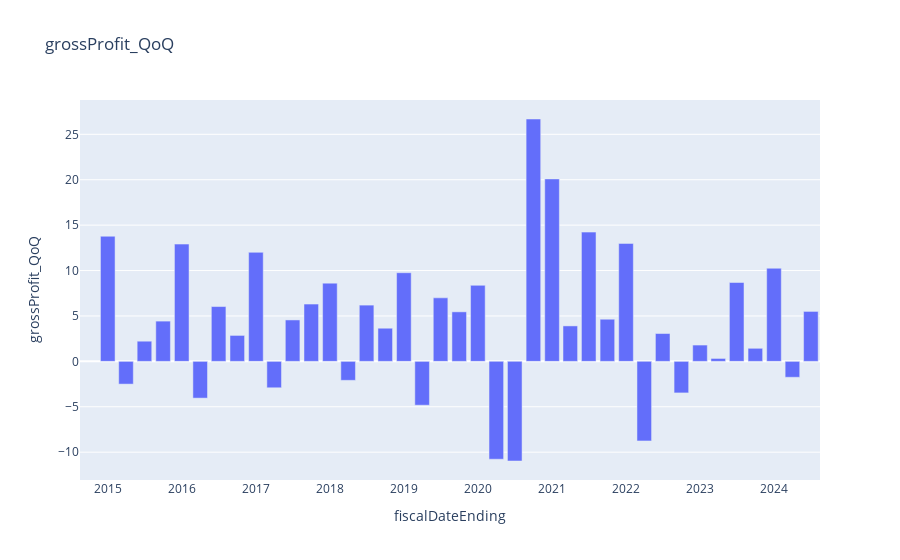
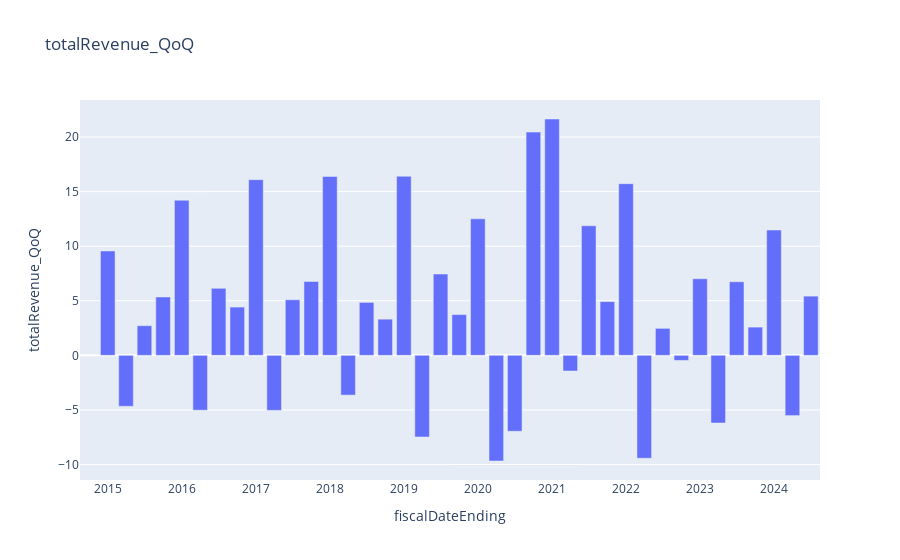
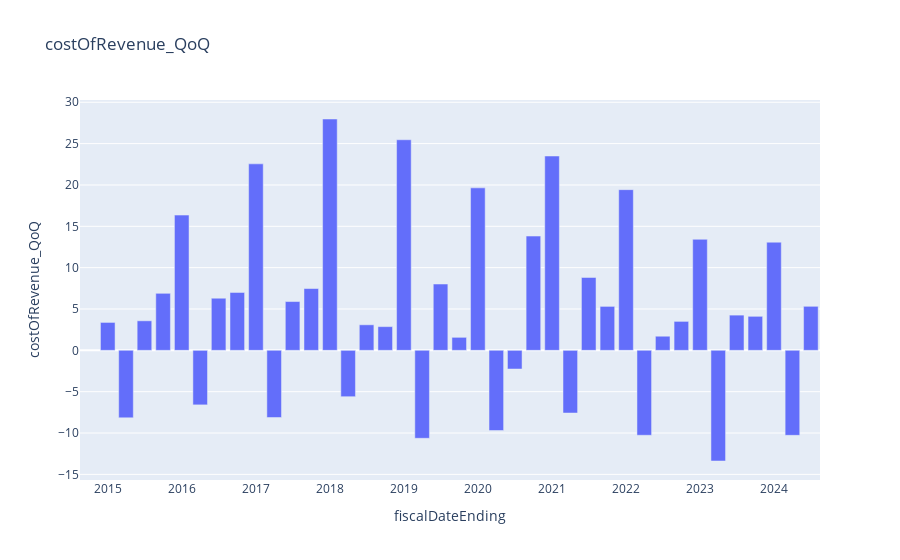
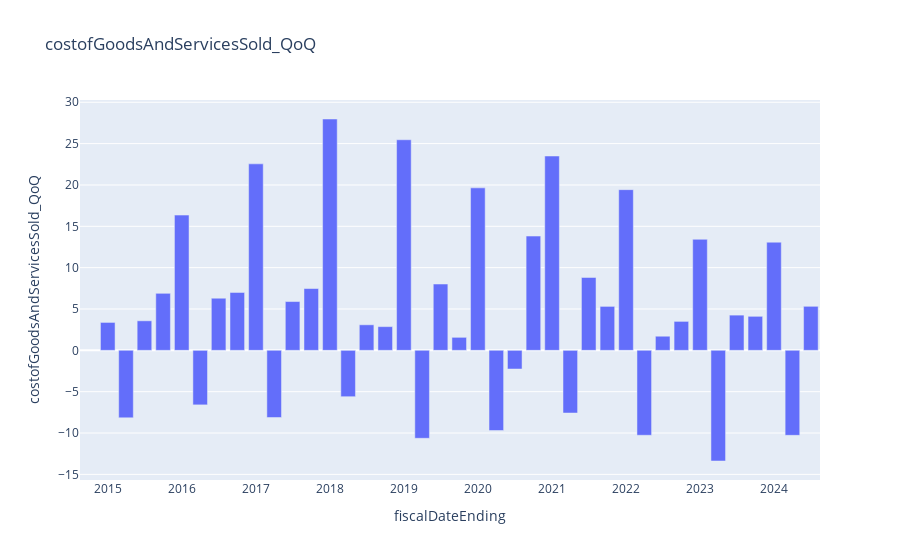

Here is the notebook cell these charts were saved with, in order:
### Code cell
# List of columns to plot
# columns_to_plot = qtr_income_df.columns[1:]  # Exclude the 'fiscalDateEnding' column

# Create bar charts for each column
for column in qtr_income_QoQ_metric_cols:
    fig = px.bar(qtr_income_df, x='fiscalDateEnding', y=column, title=column)
    fig.show()

### Figure 1 — Plotly figure (JSON) as saved in the notebook; plotly's stock layout.template omitted (floating-point values rounded to 4 significant figures)
{"data": [{"alignmentgroup": "True", "hovertemplate": "fiscalDateEnding=%{x}<br>grossProfit_QoQ=%{y}<extra></extra>", "legendgroup": "", "marker": {"color": "#636efa", "pattern": {"shape": ""}}, "name": "", "offsetgroup": "", "orientation": "v", "showlegend": false, "textposition": "auto", "type": "bar", "x": ["2014-09-30", "2014-12-31", "2015-03-31", "2015-06-30", "2015-09-30", "2015-12-31", "2016-03-31", "2016-06-30", "2016-09-30", "2016-12-31", "2017-03-31", "2017-06-30", "2017-09-30", "2017-12-31", "2018-03-31", "2018-06-30", "2018-09-30", "2018-12-31", "2019-03-31", "2019-06-30", "2019-09-30", "2019-12-31", "2020-03-31", "2020-06-30", "2020-09-30", "2020-12-31", "2021-03-31", "2021-06-30", "2021-09-30", "2021-12-31", "2022-03-31", "2022-06-30", "2022-09-30", "2022-12-31", "2023-03-31", "2023-06-30", "2023-09-30", "2023-12-31", "2024-03-31", "2024-06-30"], "xaxis": "x", "y": [null, 13.78, -2.504, 2.22, 4.433, 12.91, -4.048, 6.035, 2.857, 12.01, -2.909, 4.56, 6.312, 8.614, -2.088, 6.194, 3.649, 9.759, -4.827, 6.996, 5.453, 8.371, -10.77, -10.97, 26.69, 20.09, 3.905, 14.23, 4.639, 12.99, -8.759, 3.066, -3.474, 1.796, 0.3209, 8.684, 1.439, 10.25, -1.752, 5.499], "yaxis": "y"}], "layout": {"barmode": "relative", "legend": {"tracegroupgap": 0}, "title": {"text": "grossProfit_QoQ"}, "xaxis": {"anchor": "y", "domain": [0, 1], "title": {"text": "fiscalDateEnding"}}, "yaxis": {"anchor": "x", "domain": [0, 1], "title": {"text": "grossProfit_QoQ"}}}}

### Figure 2 — Plotly figure (JSON) as saved in the notebook; plotly's stock layout.template omitted (floating-point values rounded to 4 significant figures)
{"data": [{"alignmentgroup": "True", "hovertemplate": "fiscalDateEnding=%{x}<br>totalRevenue_QoQ=%{y}<extra></extra>", "legendgroup": "", "marker": {"color": "#636efa", "pattern": {"shape": ""}}, "name": "", "offsetgroup": "", "orientation": "v", "showlegend": false, "textposition": "auto", "type": "bar", "x": ["2014-09-30", "2014-12-31", "2015-03-31", "2015-06-30", "2015-09-30", "2015-12-31", "2016-03-31", "2016-06-30", "2016-09-30", "2016-12-31", "2017-03-31", "2017-06-30", "2017-09-30", "2017-12-31", "2018-03-31", "2018-06-30", "2018-09-30", "2018-12-31", "2019-03-31", "2019-06-30", "2019-09-30", "2019-12-31", "2020-03-31", "2020-06-30", "2020-09-30", "2020-12-31", "2021-03-31", "2021-06-30", "2021-09-30", "2021-12-31", "2022-03-31", "2022-06-30", "2022-09-30", "2022-12-31", "2023-03-31", "2023-06-30", "2023-09-30", "2023-12-31", "2024-03-31", "2024-06-30"], "xaxis": "x", "y": [null, 9.562, -4.668, 2.718, 5.348, 14.21, -5.026, 6.136, 4.423, 16.09, -5.041, 5.091, 6.774, 16.39, -3.641, 4.851, 3.316, 16.41, -7.478, 7.447, 3.734, 12.51, -9.678, -6.954, 20.45, 21.65, -1.433, 11.87, 4.926, 15.73, -9.424, 2.474, -0.4631, 7.017, -6.199, 6.74, 2.587, 11.48, -5.519, 5.426], "yaxis": "y"}], "layout": {"barmode": "relative", "legend": {"tracegroupgap": 0}, "title": {"text": "totalRevenue_QoQ"}, "xaxis": {"anchor": "y", "domain": [0, 1], "title": {"text": "fiscalDateEnding"}}, "yaxis": {"anchor": "x", "domain": [0, 1], "title": {"text": "totalRevenue_QoQ"}}}}

### Figure 3 — Plotly figure (JSON) as saved in the notebook; plotly's stock layout.template omitted (floating-point values rounded to 4 significant figures)
{"data": [{"alignmentgroup": "True", "hovertemplate": "fiscalDateEnding=%{x}<br>costOfRevenue_QoQ=%{y}<extra></extra>", "legendgroup": "", "marker": {"color": "#636efa", "pattern": {"shape": ""}}, "name": "", "offsetgroup": "", "orientation": "v", "showlegend": false, "textposition": "auto", "type": "bar", "x": ["2014-09-30", "2014-12-31", "2015-03-31", "2015-06-30", "2015-09-30", "2015-12-31", "2016-03-31", "2016-06-30", "2016-09-30", "2016-12-31", "2017-03-31", "2017-06-30", "2017-09-30", "2017-12-31", "2018-03-31", "2018-06-30", "2018-09-30", "2018-12-31", "2019-03-31", "2019-06-30", "2019-09-30", "2019-12-31", "2020-03-31", "2020-06-30", "2020-09-30", "2020-12-31", "2021-03-31", "2021-06-30", "2021-09-30", "2021-12-31", "2022-03-31", "2022-06-30", "2022-09-30", "2022-12-31", "2023-03-31", "2023-06-30", "2023-09-30", "2023-12-31", "2024-03-31", "2024-06-30"], "xaxis": "x", "y": [null, 3.376, -8.164, 3.571, 6.897, 16.36, -6.595, 6.302, 6.999, 22.55, -8.123, 5.901, 7.471, 27.98, -5.607, 3.089, 2.867, 25.47, -10.64, 8.019, 1.573, 19.65, -9.696, -2.26, 13.82, 23.5, -7.581, 8.812, 5.315, 19.43, -10.27, 1.706, 3.501, 13.43, -13.38, 4.26, 4.114, 13.08, -10.28, 5.325], "yaxis": "y"}], "layout": {"barmode": "relative", "legend": {"tracegroupgap": 0}, "title": {"text": "costOfRevenue_QoQ"}, "xaxis": {"anchor": "y", "domain": [0, 1], "title": {"text": "fiscalDateEnding"}}, "yaxis": {"anchor": "x", "domain": [0, 1], "title": {"text": "costOfRevenue_QoQ"}}}}

### Figure 4 — Plotly figure (JSON) as saved in the notebook; plotly's stock layout.template omitted (floating-point values rounded to 4 significant figures)
{"data": [{"alignmentgroup": "True", "hovertemplate": "fiscalDateEnding=%{x}<br>costofGoodsAndServicesSold_QoQ=%{y}<extra></extra>", "legendgroup": "", "marker": {"color": "#636efa", "pattern": {"shape": ""}}, "name": "", "offsetgroup": "", "orientation": "v", "showlegend": false, "textposition": "auto", "type": "bar", "x": ["2014-09-30", "2014-12-31", "2015-03-31", "2015-06-30", "2015-09-30", "2015-12-31", "2016-03-31", "2016-06-30", "2016-09-30", "2016-12-31", "2017-03-31", "2017-06-30", "2017-09-30", "2017-12-31", "2018-03-31", "2018-06-30", "2018-09-30", "2018-12-31", "2019-03-31", "2019-06-30", "2019-09-30", "2019-12-31", "2020-03-31", "2020-06-30", "2020-09-30", "2020-12-31", "2021-03-31", "2021-06-30", "2021-09-30", "2021-12-31", "2022-03-31", "2022-06-30", "2022-09-30", "2022-12-31", "2023-03-31", "2023-06-30", "2023-09-30", "2023-12-31", "2024-03-31", "2024-06-30"], "xaxis": "x", "y": [null, 3.376, -8.164, 3.571, 6.897, 16.36, -6.595, 6.302, 6.999, 22.55, -8.123, 5.901, 7.471, 27.98, -5.607, 3.089, 2.867, 25.47, -10.64, 8.019, 1.573, 19.65, -9.696, -2.26, 13.82, 23.5, -7.581, 8.812, 5.315, 19.43, -10.27, 1.706, 3.501, 13.43, -13.38, 4.26, 4.114, 13.08, -10.28, 5.325], "yaxis": "y"}], "layout": {"barmode": "relative", "legend": {"tracegroupgap": 0}, "title": {"text": "costofGoodsAndServicesSold_QoQ"}, "xaxis": {"anchor": "y", "domain": [0, 1], "title": {"text": "fiscalDateEnding"}}, "yaxis": {"anchor": "x", "domain": [0, 1], "title": {"text": "costofGoodsAndServicesSold_QoQ"}}}}
